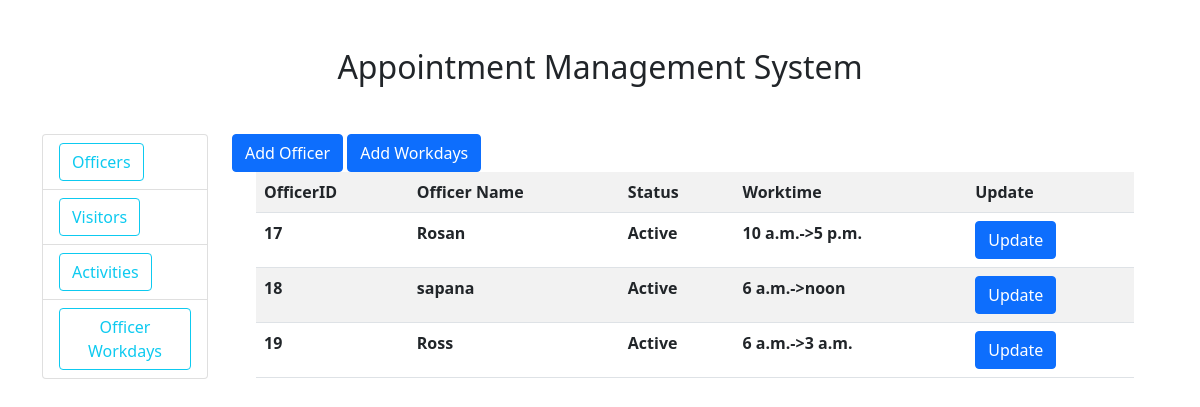
The page /officer/ on the database its author committed.
### officer/models.py (models this page shows, shortened)
class Officer(models.Model):
	name =	models.CharField(max_length=50)
	post =	models.CharField(max_length=50)
	is_active =	models.BooleanField(default=True)
	workstartTime =	models.TimeField()
	workendTime =	models.TimeField()

### officer/views.py (the view)
# urls.py: path('',views.officerinfo,name="officerinfo"),
def officerinfo(request):
	officers = Officer.objects.all()
	content = {'officers':officers}
	return render(request,'officer/officerinfo.html',content)

### Templates/officer/officerinfo.html
{% extends 'home.html' %}
{% block content %}
<div>
	<a class="btn btn-primary" href="{% url 'create-officer' %}">Add Officer</a>
	<a class="btn btn-primary" href="{% url 'addworkdays' %}">Add Workdays</a>
	<div class="container-md">
		<table class="table table table-striped">
			<tr>
				<th>OfficerID</th>
				<th>Officer Name</th>
				<th>Status</th>
				<th>Worktime</th>
				<th>Update</th>
			</tr>
			{% for officer in officers %}
			<tr>
				<th>{{officer.id}}</th>
				<th>{{officer.name}}</th>
				<th>{% if officer.is_active %}Active {% else %}Inactive{% endif %}</th>
				<th>{{officer.workstartTime}}->{{officer.workendTime}}</th>
				<th><a class="btn btn-primary" href="{% url 'update-officer' officer.id %}">Update</a></th>
			</tr>
			{% endfor %}
		</table>
	</div>
</div>
{% endblock %}

### rows shown on the page
Officer: id "17", name "Rosan", is_active "Active", workstartTime "10 a.m.", workendTime "5 p.m."
Officer: id "18", name "sapana", is_active "Active", workstartTime "6 a.m.", workendTime "noon"
Officer: id "19", name "Ross", is_active "Active", workstartTime "6 a.m.", workendTime "3 a.m."
